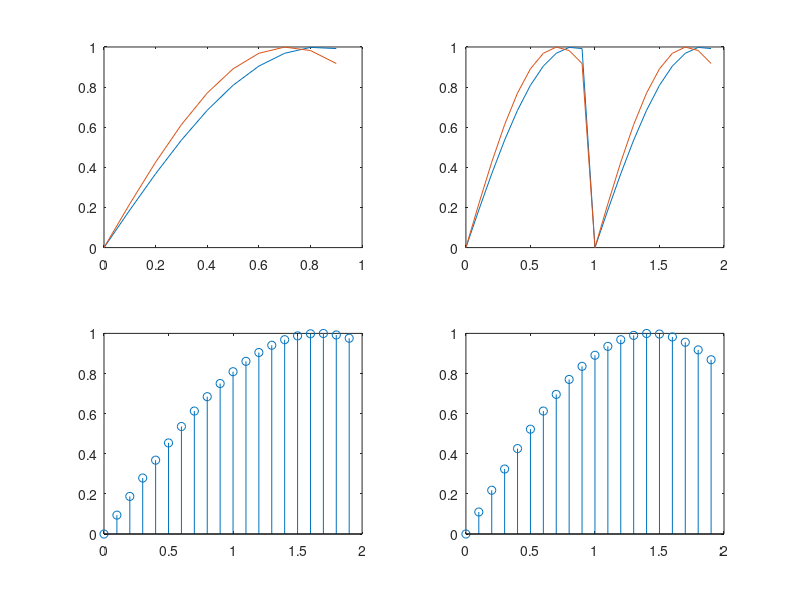

The MATLAB source for this figure:
%Ejercicio 3

Fm=10;
T = 1/Fm;
t_ini = 0;
t_fin = 1;
t=t_ini:T:t_fin-T;
N=length(t);
%k=1:N;%0 a N-1
%omega_k=(2*pi*k)/N;

%una que cumple con omega_k y respete el teorema de nyquist
k1=3;
omega1=(2*pi*k1)/N;
s1= sin(omega1*t);

%una que no cumpla y respete el teorema de nyquist
k2=3.5;
omega2=(2*pi*k2)/N;
s2= sin(omega2*t);

subplot(2,2,1);
plot(t,s1,t,s2);

% doble de longitud

t_ini1 = 0;
t_fin1 = 2;
t1=t_ini1:T:t_fin1-T;
N1=length(t1);

%Concatenadas

s1c(1:N1/2)=s1;
s1c(N1/2 + 1 :N1)=s1;

s2c(1:N1/2)=s2;
s2c(N1/2 + 1 :N1)=s2;


subplot(2,2,2);
plot(t1,s1c,t1,s2c);

%dobladas

%una que cumple con omega_k y respete el teorema de nyquist
k1d=3;
omega1d=(2*pi*k1d)/N1;
s1d= sin(omega1d*t1);

%una que no cumpla y respete el teorema de nyquist
k2d=3.5;
omega2d=(2*pi*k2d)/N1;
s2d= sin(omega2d*t1);

subplot(2,2,3);
stem(t1,s1d);
subplot(2,2,4);
stem(t1,s2d);

